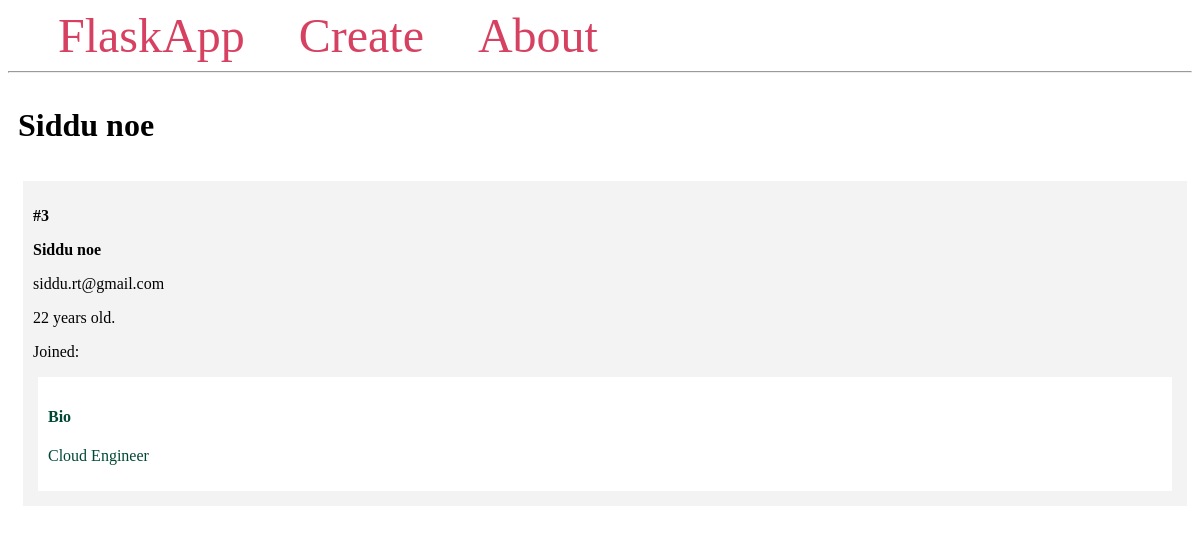
Before: /3 with the older database file.
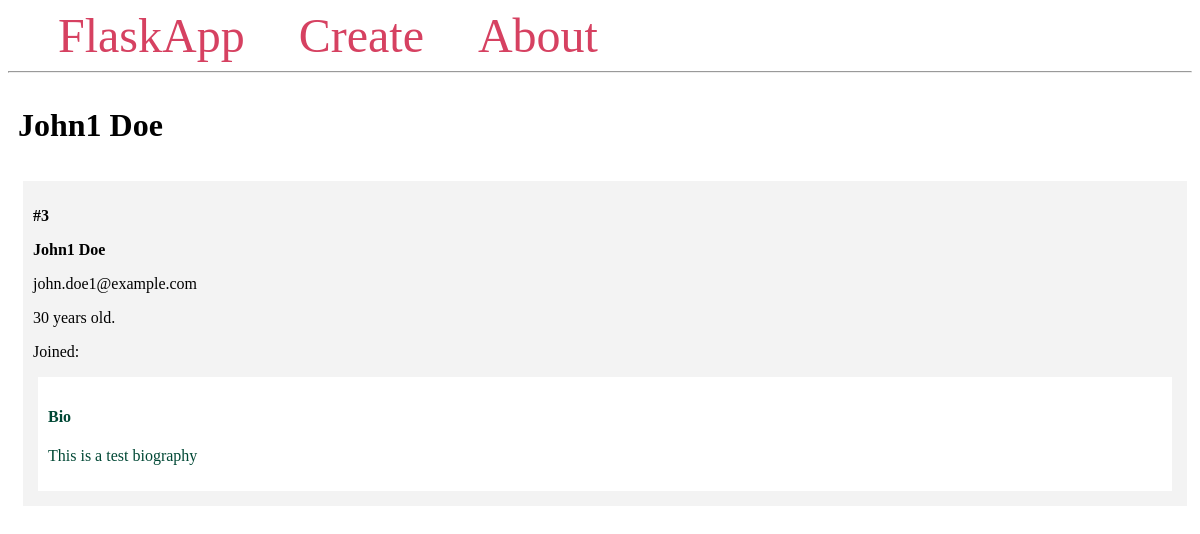
After: the same page with the newer database file.
### flask_sql1.py (models this page shows, shortened)
class student(db.Model):
    id = db.Column(db.Integer, primary_key = True)
    firstname = db.Column(db.String(100), nullable = False)
    lastname = db.Column(db.String(100), nullable = False)
    email = db.Column(db.String(100), unique = True, nullable = False)
    age = db.Column(db.Integer)
    time = db.Column(db.DateTime(timezone=True), server_default = func.now())
    bio = db.Column(db.Text)

### flask_sql1.py (the view)
@app.route('/<int:S_id>')
def stud(S_id):
    student1 = student.query.get_or_404(S_id)
    return render_template('student.html', student=student1)

### templates/student.html
{% extends 'base.html' %}
{% block content %}
    <span class="title">
        <h1>{% block title %} {{ student.firstname }} {{ student.lastname }}{% endblock %}</h1>
    </span>
    <div class="content">
            <div class="student">
                <p><b>#{{ student.id }}</b></p>
                <b>
                    <p class="name">{{ student.firstname }} {{ student.lastname }}</p>
                </b>
                <p>{{ student.email }}</p>
                <p>{{ student.age }} years old.</p>
                <p>Joined: {{ student.created_at }}</p>
                <div class="bio">
                    <h4>Bio</h4>
                    <p>{{ student.bio }}</p>
                </div>
            </div>
    </div>
{% endblock %}

Changed rows visible on the page:
changed student id 3: firstname "Siddu" → "John1"; lastname "noe" → "Doe"; email "siddu.rt@gmail.com" → "john.doe1@example.com"; age "22" → "30"; bio "Cloud Engineer" → "This is a test biography"
